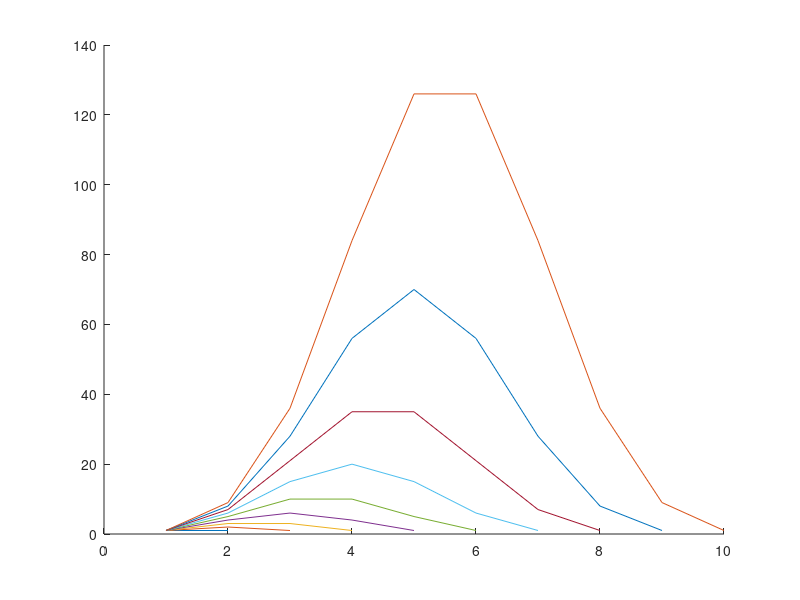
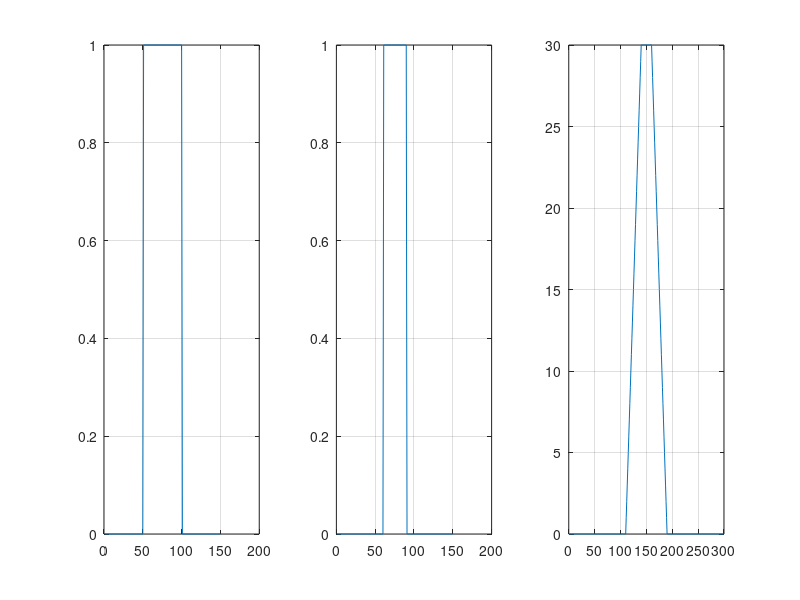

Write the MATLAB code that produced these figures, in order.
clear all;
close all;
hold on ;

u=[1,1];
v=u;

figure(1);
hold on;

for i=2:10 %eqiuvalnet en polynome <=> (x+1)^n
    plot(v);
    v=conv(v,u);
end

clear all;

figure(2);
hold on;

subplot(1,3,1);
x=[-75:1:74];
porte1= [zeros(1,50),ones(1,50),zeros(1,50)];
plot(porte1);
grid on ;

subplot(1,3,2);
porte2= [zeros(1,60),ones(1,30),zeros(1,60)];
plot(porte2);
grid on ;

subplot(1,3,3);
x=[-75:0.5:74];
plot(conv(porte1,porte2));
grid on ;
